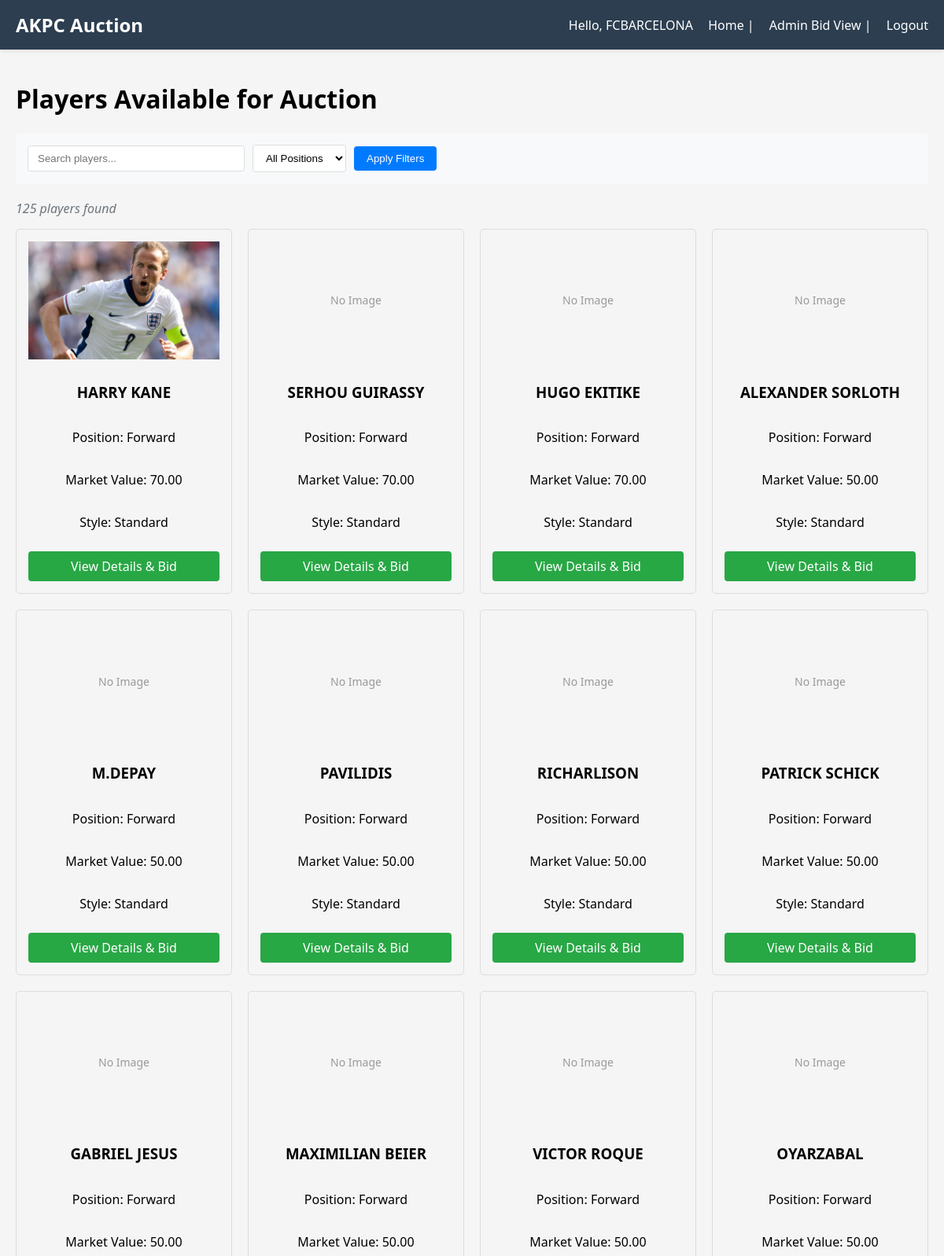
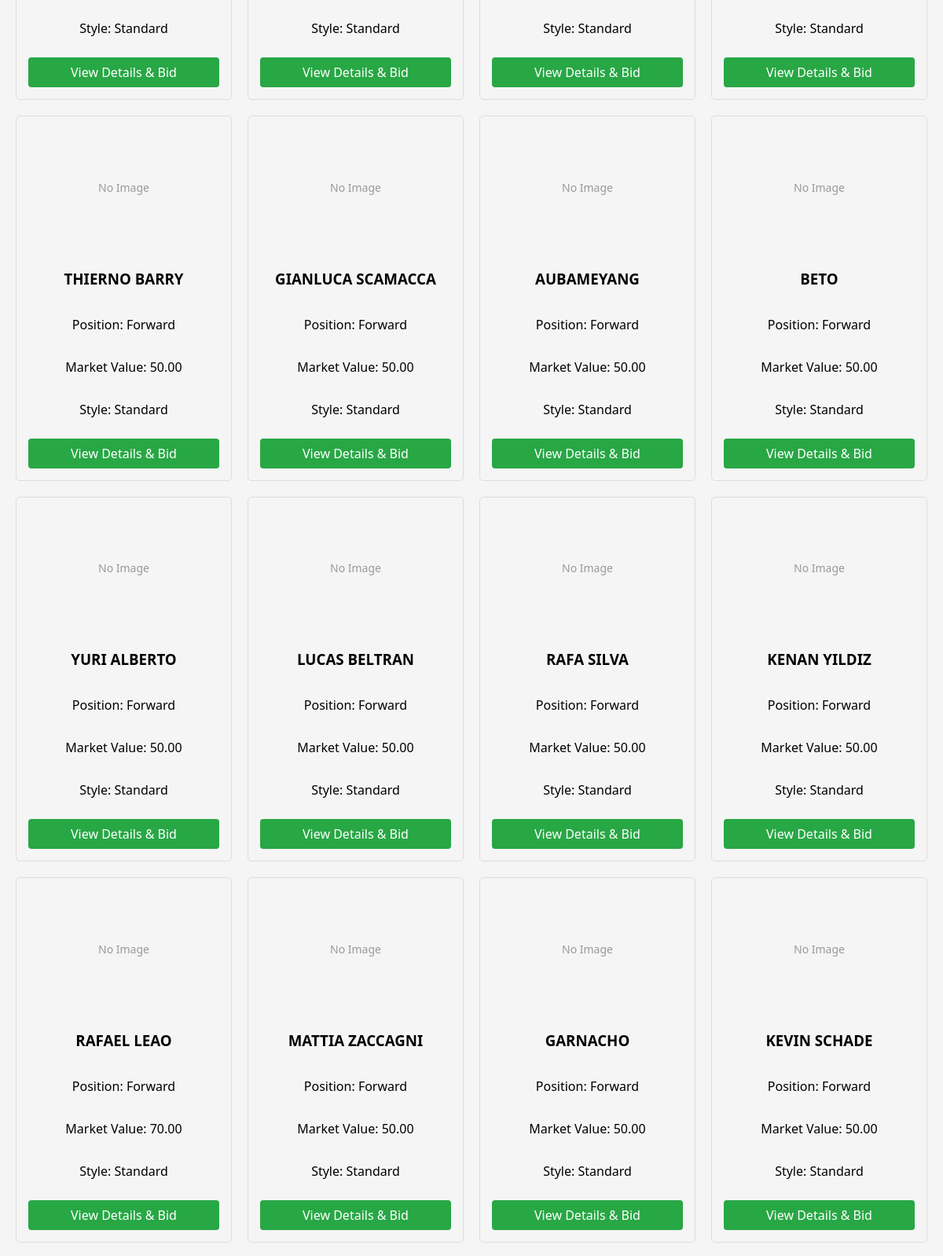
Screenshot of / (signed in, upper part) with the database file from the repository (2 pictures, top to bottom).
### auction/models.py (models this page shows, shortened)
class Player(models.Model):
    POSITION_CHOICES = [
        ('GK', 'Goalkeeper'),
        ('DF', 'Defender'),
        ('MF', 'Midfielder'),
        ('FW', 'Forward'),
    ]
    name = models.CharField(max_length=100)
    position = models.CharField(max_length=2, choices=POSITION_CHOICES)
    playing_style = models.CharField(max_length=100)
    image = models.ImageField(upload_to='players/', blank=True, null=True)
    created_at = models.DateTimeField(auto_now_add=True)
    market_value = models.DecimalField(max_digits=10, decimal_places=2, default=50.00)

### auction/views.py (the view)
# urls.py: path('', views.player_list, name='player_list'),
def player_list(request):
    players = Player.objects.all()
    search_query = request.GET.get('search', '')
    if search_query:
        players = players.filter(
            Q(name__icontains=search_query) |
            Q(position__icontains=search_query) |
            Q(playing_style__icontains=search_query)
        )
    position_filter = request.GET.get('position', '')
    if position_filter:
        players = players.filter(position=position_filter)
    return render(request, 'player_list.html', {
        'players': players,
        'search_query': search_query,
        'position_filter': position_filter,
        'position_choices': Player.POSITION_CHOICES
    })

### auction/templates/player_list.html (shortened to what this page needs)
{% extends 'base.html' %}
{% block content %}
<h1>Players Available for Auction</h1>
<form method="get" action="{% url 'player_list' %}" class="filter-form">
    <div class="filter-controls">
        <input type="text" name="search" placeholder="Search players..."
               value="{{ search_query|default:'' }}" class="search-input">
        <select name="position" class="position-filter">
            <option value="">All Positions</option>
        </select>
        <button type="submit" class="filter-button">Apply Filters</button>
    </div>
</form>
<p class="player-count">{{ players.count }} player{{ players.count|pluralize }} found</p>
<div class="player-grid">
    {% for player in players %}
    <div class="player-card">
        <div class="player-image">
            {% if player.image %}
                <img src="{{ player.image.url }}" alt="{{ player.name }}" style="width: 100%; height: 100%; object-fit: cover;">
            {% else %}
                No Image
            {% endif %}
        </div>
        <h3>{{ player.name }}</h3>
        <p>Position: {{ player.get_position_display }}</p>
        <p>Market Value: {{ player.market_value }}</p>
        <p>Style: {{ player.playing_style }}</p>
        {% if user.is_authenticated %}
            <a href="{% url 'player_detail' player.pk %}" class="bid-button">View Details & Bid</a>
        {% else %}
            <button class="bid-button" onclick="showLoginAlert()">View Details & Bid</button>
        {% endif %}
    </div>
    {% empty %}
    <p class="no-results">No players found matching your criteria.</p>
    {% endfor %}
</div>
{% endblock %}

### auction/templates/base.html (shortened to what this page needs)
<!DOCTYPE html>
<html lang="en">
<head>
</head>
<body>
    {% if not request.path == '/login/' and not request.path == '/register/' %}
    <div class="header">
        <h1>AKPC Auction</h1>
        <div>
            {% if user.is_authenticated %}
                Hello, {{ user.username }}
                <a href="{% url 'player_list' %}">Home</a> |
                {% if user.is_staff %}
                    <a href="{% url 'admin_bid_view' %}">Admin Bid View</a> |
                {% endif %}
                <a href="{% url 'logout' %}">Logout</a>
            {% else %}
                <a href="{% url 'login' %}">Login</a> |
                <a href="{% url 'register' %}">Register</a>
            {% endif %}
        </div>
    </div>
    {% endif %}
    <div class="content">
        {% block content %}
        {% endblock %}
    </div>
</body>
</html>

### auction/templates/base.html (style rules this page uses)
body { margin: 0; padding: 0; font-family: 'Segoe UI', Tahoma, Geneva, Verdana, sans-serif; background-color: #f5f5f5; }
.header { display: flex; justify-content: space-between; align-items: center; padding: 15px 20px; background-color: #2c3e50; color: white; box-shadow: 0 2px 4px rgba(0,0,0,0.1); }
.header h1 { margin: 0; font-size: 24px; }
.header a { color: white; text-decoration: none; margin-left: 15px; }
.content { padding: 20px; max-width: 1200px; margin: 0 auto; }

### auction/templates/player_list.html (style rules this page uses)
.filter-form { margin-bottom: 20px; padding: 15px; background-color: #f8f9fa; border-radius: 5px; }
.filter-controls { display: flex; align-items: center; gap: 10px; flex-wrap: wrap; }
.search-input { padding: 8px 12px; border: 1px solid #ddd; border-radius: 4px; width: 250px; }
.position-filter { padding: 8px 12px; border: 1px solid #ddd; border-radius: 4px; background-color: white; }
.filter-button { padding: 8px 16px; background-color: #007bff; color: white; border: none; border-radius: 4px; cursor: pointer; }
.player-count { font-style: italic; color: #6c757d; margin-bottom: 15px; }
.player-grid { display: grid; grid-template-columns: repeat(auto-fill, minmax(250px, 1fr)); gap: 20px; }
.player-card { border: 1px solid #ddd; border-radius: 5px; padding: 15px; text-align: center; transition: transform 0.2s, box-shadow 0.2s; display: flex; flex-direction: column; justify-content: space-between; }
.player-image { width: 100%; height: 150px; object-fit: cover; border-radius: 3px; margin-bottom: 10px; background-color: #f5f5f5; display: flex; align-items: center; justify-content: center; color: #999; font-size: 14px; }
.bid-button { display: inline-block; margin-top: 10px; padding: 8px 16px; background-color: #28a745; color: white; text-decoration: none; border-radius: 4px; border: none; cursor: pointer; }

### rows the page displays
Player: image (picture), name "HARRY KANE", position "Forward", market_value "70.00", playing_style "Standard"
Player: image "No Image", name "SERHOU GUIRASSY", position "Forward", market_value "70.00", playing_style "Standard"
Player: image "No Image", name "HUGO EKITIKE", position "Forward", market_value "70.00", playing_style "Standard"
Player: image "No Image", name "ALEXANDER SORLOTH", position "Forward", market_value "50.00", playing_style "Standard"
Player: image "No Image", name "M.DEPAY", position "Forward", market_value "50.00", playing_style "Standard"
Player: image "No Image", name "PAVILIDIS", position "Forward", market_value "50.00", playing_style "Standard"
Player: image "No Image", name "RICHARLISON", position "Forward", market_value "50.00", playing_style "Standard"
Player: image "No Image", name "PATRICK SCHICK", position "Forward", market_value "50.00", playing_style "Standard"
Player: image "No Image", name "GABRIEL JESUS", position "Forward", market_value "50.00", playing_style "Standard"
Player: image "No Image", name "MAXIMILIAN BEIER", position "Forward", market_value "50.00", playing_style "Standard"
Player: image "No Image", name "VICTOR ROQUE", position "Forward", market_value "50.00", playing_style "Standard"
Player: image "No Image", name "OYARZABAL", position "Forward", market_value "50.00", playing_style "Standard"
Player: image "No Image", name "THIERNO BARRY", position "Forward", market_value "50.00", playing_style "Standard"
Player: image "No Image", name "GIANLUCA SCAMACCA", position "Forward", market_value "50.00", playing_style "Standard"
Player: image "No Image", name "AUBAMEYANG", position "Forward", market_value "50.00", playing_style "Standard"
Player: image "No Image", name "BETO", position "Forward", market_value "50.00", playing_style "Standard"
Player: image "No Image", name "YURI ALBERTO", position "Forward", market_value "50.00", playing_style "Standard"
Player: image "No Image", name "LUCAS BELTRAN", position "Forward", market_value "50.00", playing_style "Standard"
Player: image "No Image", name "RAFA SILVA", position "Forward", market_value "50.00", playing_style "Standard"
Player: image "No Image", name "KENAN YILDIZ", position "Forward", market_value "50.00", playing_style "Standard"
Player: image "No Image", name "RAFAEL LEAO", position "Forward", market_value "70.00", playing_style "Standard"
Player: image "No Image", name "MATTIA ZACCAGNI", position "Forward", market_value "50.00", playing_style "Standard"
Player: image "No Image", name "GARNACHO", position "Forward", market_value "50.00", playing_style "Standard"
Player: image "No Image", name "KEVIN SCHADE", position "Forward", market_value "50.00", playing_style "Standard"

### other values shown
{{ user.username }} "FCBARCELONA"
{{ players.count }} "125"
